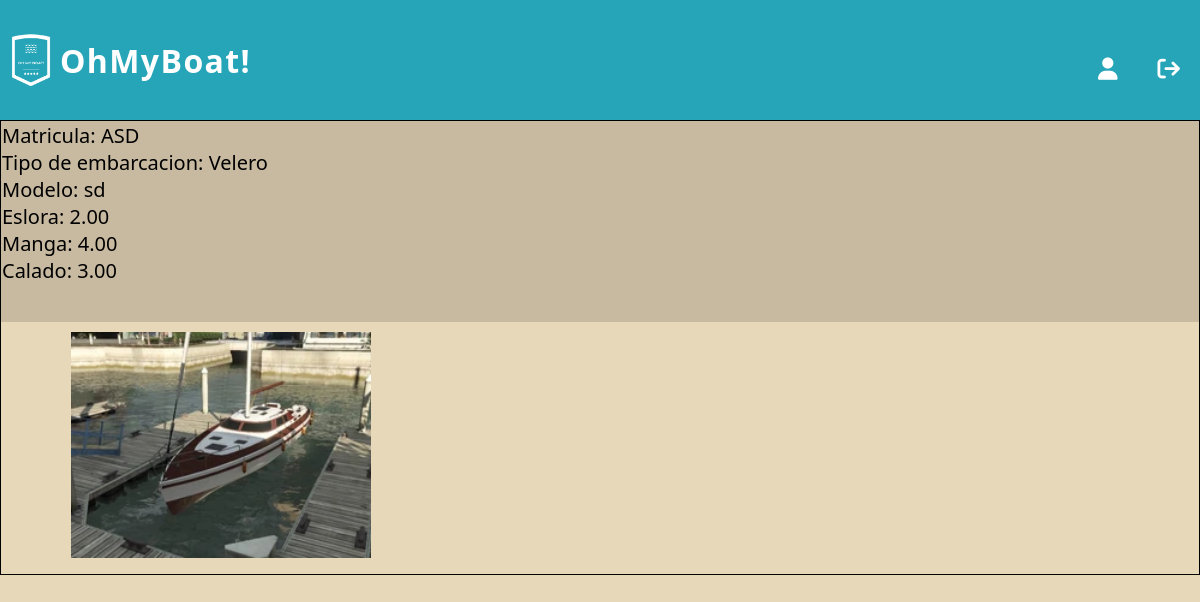
The app's page /ver_detalle_embarcacion/57/0 (signed in) with its own data.
### embarcaciones/models.py (models this page shows)
class Embarcacion(models.Model):
    matricula = models.CharField(max_length=100, unique=True)
    modelo = models.CharField(max_length=100)
    tipo = models.ForeignKey(TipoEmbarcacion, on_delete=models.SET_NULL, null=True)
    m_eslora = models.DecimalField(max_digits=5, decimal_places=2)
    m_manga = models.DecimalField(max_digits=5, decimal_places=2)
    m_calado = models.DecimalField(max_digits=5, decimal_places=2)
    motor = models.BooleanField(default=False)
    deuda = models.DecimalField(max_digits=10, decimal_places=2, default=0)
    sede = models.ForeignKey(Sede, on_delete=models.SET_NULL, null=True)
    dueño = models.ForeignKey(Usuario, on_delete=models.CASCADE)

class TipoEmbarcacion(models.Model):
    clase= models.CharField(max_length=50, unique=True)

class ImagenEmbarcacion(models.Model):
    nombre_especifico= models.CharField(max_length=100)
    embarcacion= models.ForeignKey(Embarcacion, on_delete= models.CASCADE)

### embarcaciones/views.py (the view)
# urls.py: path('ver_detalle_embarcacion/<int:id_embarcacion>/<int:ok>', views.ver_detalle_embarcacion, name= 'ver detalle embarcacion'),
@login_required(login_url=reverse_lazy('iniciar sesion'))
def ver_detalle_embarcacion(request, id_embarcacion, ok):
    try:
        unaEmbarcacion = Embarcacion.objects.exclude(matricula__startswith='*').get(id= id_embarcacion)
        imagenes= ImagenEmbarcacion.objects.filter(embarcacion= unaEmbarcacion.id)
        try:
            Oferta.objects.get(embarcacion_ofertada= id_embarcacion)
            oferta_aceptada= True
        except Oferta.DoesNotExist:
            oferta_aceptada= False
        return render(request, 'boat_detail.html', {'imagenes': imagenes, 'embarcacion':  unaEmbarcacion, 'ok':ok, 'oferta_aceptada': oferta_aceptada})
    except Embarcacion.DoesNotExist:
        return render(request, '404_not_found.html')

### autenticacion/backend.py (called while the page is built)
    def get_user(self, user_id):
        UserModel = get_user_model()
        try:
            return UserModel.objects.get(pk=user_id)
        except UserModel.DoesNotExist:
            return None

### embarcaciones/templates/boat_detail.html (shortened to what this page needs)
{% extends 'layouts/base.html' %}
{% load static %}
{% block style %}
    <link rel="stylesheet" type="text/css" href="{% static 'styles/boat_detail_body.css' %}">
{% endblock %}
{% block listnav %}
    {% if request.user.is_authenticated %}
        <li><a class="normal" href="{% url 'ver perfil' id=request.user.id %}"><i class="fa-solid fa-user"></i></a></li>
    {% endif %}
    {% if request.user.is_authenticated %}
        <li class="modal"><a id="cerrar-sesion" class="normal"  href=""><i class="fa-solid fa-arrow-right-from-bracket"></i></a>
        </li>
    {% else %}
        <li><a href="{% url 'crear cuenta' %}" class="buton">Crear cuenta</a></li>
        <li><a href="{% url 'iniciar sesion' %}" class="buton">Iniciar Sesion</a></li>
    {% endif %}
{% endblock %}
{% block content %}
<section>
    <div>
        <div class="box">
            <div class="info-container">
                <div>
                    <p> Matricula: {{embarcacion.matricula}}</p>
                </div>
                <div>
                    <p> Tipo de embarcacion: {{embarcacion.tipo.clase}}</p>
                </div>
                <div>
                    <p> Modelo: {{embarcacion.modelo}}</p>
                </div>
                <div>
                    <p> Eslora: {{embarcacion.m_eslora}}</p>
                </div>
                <div>
                    <p> Manga: {{embarcacion.m_manga}}</p>
                </div>
                <div>
                    <p> Calado: {{embarcacion.m_calado}}</p>
                </div>
                <br>
            </div>
            <div class='imagenesDiv'>
            {% for imagen in imagenes %}
                {% with 'imagenes_embarcaciones/'|add:imagen.nombre_especifico as ruta_imagen %}
                <div class="image-container">
                    <div class='p1'>
                        <img src="{% static ruta_imagen %}" style="width:100%;">
                    </div>
                </div>
                {% endwith %}
            {% endfor %}
            </div>
        </div>
    </div>
</section>
{% endblock %}

### embarcaciones/static/styles/boat_detail_body.css (style rules this page uses)
:root { --sand: #c8baa0; --gray-sand: #c4c4be; --aqua-light: #a9cecf; --aquamarine: #26a5b9; --cyan: #6785b4; }
.box { display: inline-block; overflow-x: auto; width: 100%; position: relative; align-items: center; justify-content: center; font-family: Arial, Helvetica, sans-serif; font-size: 20px; border: 1px solid black; }
.imagenesDiv { width: 100%; padding: 10px 20px; align-items: center; }
.imagenesDiv .image-container { display: inline-flex; margin-right: 0px; object-fit: contain; }
.imagenesDiv .image-container:last-child { margin-right: 0; }
.imagenesDiv .image-container .p1 { display: inline-block; width: max-content; align-items: left; }
.imagenesDiv .image-container .p1 img { margin-left: 50px; }
.box .info-container { position: relative; display: inline-block; width: 100%; background: var(--sand); border: 1px solid var(--sand); padding-bottom: 10px; }
.info-container p { margin-right: 50px; align-items: center; }
.p1 { flex: 0 0 auto; scroll-snap-align: start; width: 70%; }
.p1 img { width: 50%; max-height: 575px; height: absolute; }

### inicio/static/styles/header.css (style rules this page uses)
* { margin: 0; padding: 0; box-sizing: border-box; font-family: 'Segoe UI', Tahoma, Geneva, Verdana, sans-serif; }
.modal { position: relative; }
li { margin: 20px; }
a { text-decoration: none; }
.normal { font-weight: 500; font-style: normal; font-size: 1.4em; text-decoration: none; position: relative; color: #ffff; padding-bottom: 2px; }
.normal::before { content: ""; position: absolute; bottom: 0; left: 0; width: 0; height: 3px; background-color: #ffffff; transition: width 0.3s ease; }
.normal { text-decoration: none; color: #fff; font-weight:700; }

### inicio/static/styles/index_main.css (style rules this page uses)
:root { --green: hsl(162, 45%, 56%); --lead: hsl(162, 2%, 56%); --blue: hsl(202, 89%, 71%); --text-white: hsl(0, 0%, 100%); --text-light-gray: hsl(0, 0%, 90%); --body-bg-color:hsl(200, 51%, 32%); --glass-bg-color: hsla(0, 0%, 100%, 0.05); --border-color: hsla(0, 0%, 100%, 0.25); --blur: blur(10px); --button-hover-color: hsla(0, 0%, 0%, 0.3); }
body { margin-top: 120px; background-color: #e8d8ba; }

### records on screen
Embarcacion: matricula "ASD", tipo.clase "Velero", modelo "sd", m_eslora "2.00", m_manga "4.00", m_calado "3.00"
